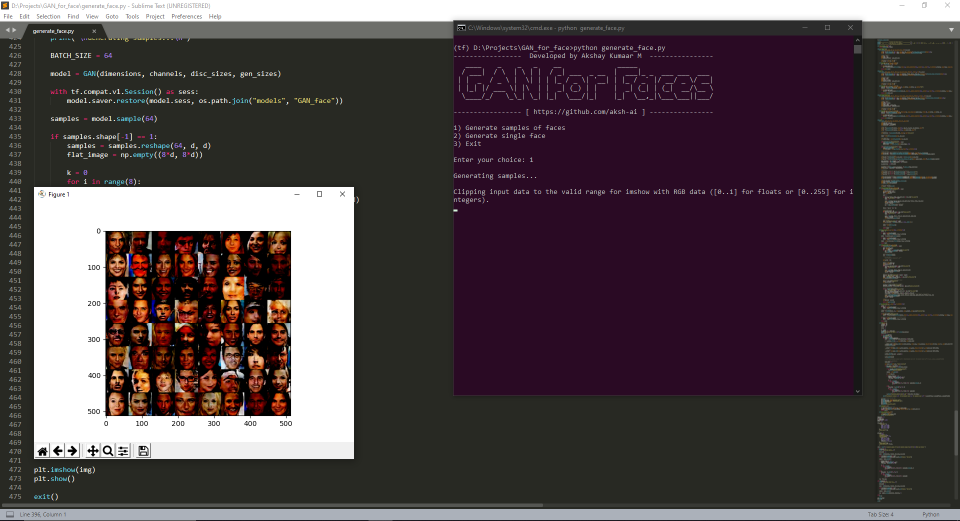
#> input picture image/batches.png, 1920 x 1041 px (shown at 1/2 size); its folder holds only this picture in this run
$ python -i crop_resize.py   (imports and definitions only)   (older library calls are emulated)
#> lines starting #> are read from the running program, lines starting #| are printed output that depends on the picture
# Script to crop faces from a pic and save them after resizing in 64x64 resolution
from glob import glob
from scipy.misc.pilutil import imread, imsave, imresize
import cv2

faceCascade = cv2.CascadeClassifier('cascades/haarcascade_frontalface_default.xml')

def crop_and_resize(input_image, outdir):
  # detect face -> crop -> resize -> save
#> called with input_image = 'image/batches.png', outdir = 'out.png'
  im = cv2.imread(input_image)
#> im is the input picture: shape (1041, 1920, 3); mean B, G, R 72.4, 68.5, 79.9
  im = cv2.cvtColor(im, cv2.COLOR_BGR2RGB)
  faces = faceCascade.detectMultiScale(im, scaleFactor=1.5, minNeighbors=5, minSize=(30, 30))
#> faces = [[260, 606, 36, 36], [439, 549, 54, 54], [207, 555, 54, 54], [347, 736, 54, 54], [486, 737, 54, 54], [253, 743, 54, 54]]
  face_color = None

  for (x,y,w,h) in faces:
      face_color = im[y:y+h, x:x+w]
#> this loop made 6 passes
#> pass 1, in crop_and_resize, `face_color = im[y:y+h, x:x+w]`:
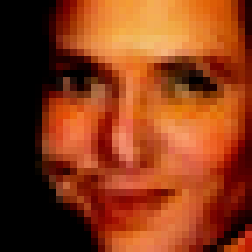
#> face_color: shape (36, 36, 3) (shown 7 times larger); mean R, G, B 137.1, 59.3, 24.4
#> pass 2, in crop_and_resize, `face_color = im[y:y+h, x:x+w]`:
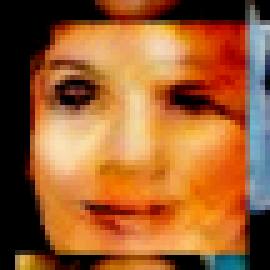
#> face_color: shape (54, 54, 3) (shown 5 times larger); mean R, G, B 155.8, 95.2, 48.8
#> pass 3, in crop_and_resize, `face_color = im[y:y+h, x:x+w]`:
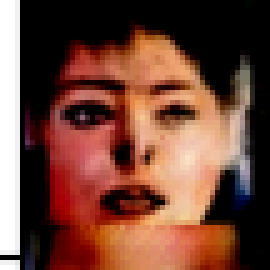
#> face_color: shape (54, 54, 3) (shown 5 times larger); mean R, G, B 113.9, 70.1, 56.1

  try:
    small = cv2.resize(face_color, (64, 64))
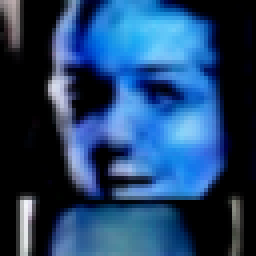
#> small: shape (64, 64, 3) (shown 4 times larger); mean of channels 0, 1, 2 105.7, 67.1, 34.2; drawn as B, G, R
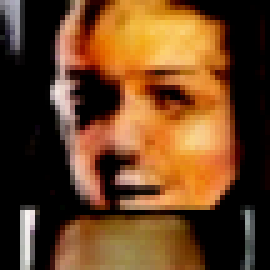
#> face_color: shape (54, 54, 3) (shown 5 times larger); mean R, G, B 105.9, 67.2, 34.3
    file_name = input_image.split('\\')[-1]
    imsave("{}/{}".format(outdir, file_name), small)
#> (this line was passed over: scipy is not available in this run)

  except Exception:
    # if face is not detected
    im = imread(input_image)
    height, width, color = im.shape
    edge_h = int( round( (height - 108) / 2.0 ) )
    edge_w = int( round( (width - 108) / 2.0 ) )

    cropped = im[edge_h:(edge_h + 108), edge_w:(edge_w + 108)]
    small = imresize(cropped, (64, 64))

    file_name = input_image.split('\\')[-1]
    imsave("{}/{}".format(outdir, file_name), small)

X = glob("celeb_faces\\*.jpg")
N = len(X)
# [10 lines not run here, left out]

>>> result = crop_and_resize('image/batches.png', 'out.png')
